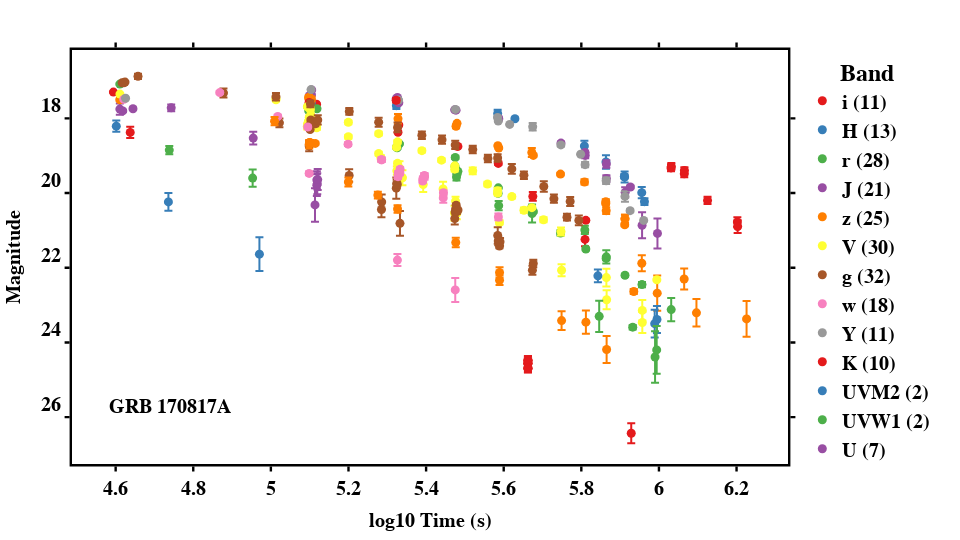
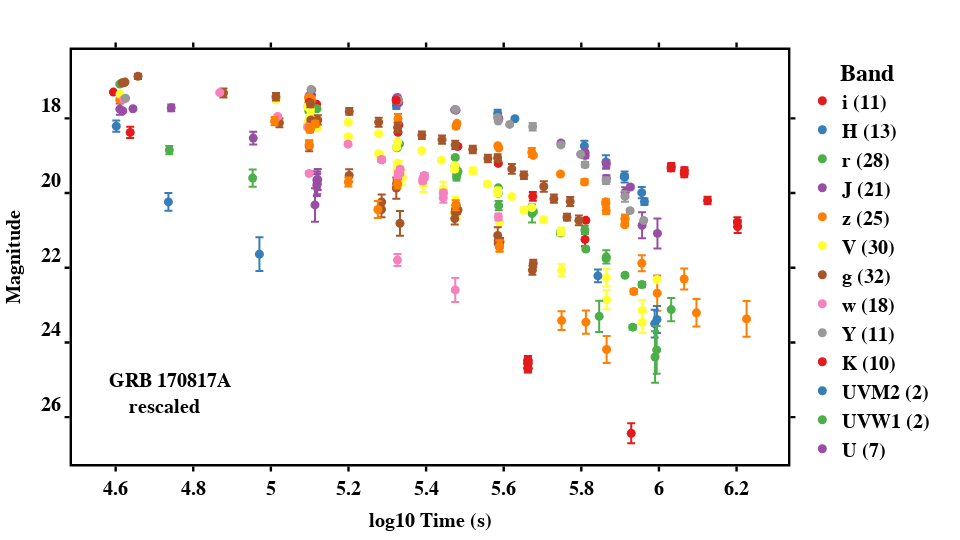

Here is the notebook cell these charts were saved with, in order:
### Code cell
# rescaling GRB

figunresc, figresc, resc_mag_df = lc.rescaleGRB()

figunresc.show()
figresc.show()

### Figure 1 — Plotly figure (JSON) as saved in the notebook; plotly's stock layout.template omitted (floating-point values rounded to 4 significant figures)
{"data": [{"error_y": {"array": [0.018, 0.03, 0.02, 0.03, 0.02, 0.047, 0.01, 0.045, 0.116, 0.183, 0.03]}, "hovertemplate": "      <b>Band<b>=i (11)<br>x=%{x}<br>y=%{y}<extra></extra>", "legendgroup": "i (11)", "marker": {"color": "rgb(228,26,28)", "size": 9, "symbol": "circle"}, "mode": "markers", "name": "<b>i (11)</b>", "orientation": "v", "showlegend": true, "type": "scatter", "x": [4.594, 5.099, 5.118, 5.328, 5.33, 5.478, 5.482, 5.586, 5.675, 5.81, 5.812], "xaxis": "x", "y": [17.3, 17.59, 17.62, 18.37, 18.18, 18.74, 18.75, 19.21, 20.09, 21.24, 20.73], "yaxis": "y"}, {"error_y": {"array": [0.15, 0.01, 0.1, 0.09, 0.01, 0.1, 0.03, 0.14, 0.18, 0.06, 0.15, 0.15, 0.09]}, "hovertemplate": "      <b>Band<b>=H (13)<br>x=%{x}<br>y=%{y}<extra></extra>", "legendgroup": "H (13)", "marker": {"color": "rgb(55,126,184)", "size": 9, "symbol": "circle"}, "mode": "markers", "name": "<b>H (13)</b>", "orientation": "v", "showlegend": true, "type": "scatter", "x": [4.602, 5.102, 5.104, 5.323, 5.325, 5.584, 5.629, 5.808, 5.863, 5.911, 5.912, 5.956, 5.963], "xaxis": "x", "y": [18.21, 17.47, 17.58, 17.66, 17.52, 17.87, 18.01, 18.74, 19.17, 19.55, 19.57, 19.99, 20.23], "yaxis": "y"}, {"error_y": {"array": [0.02, 0.02, 0.02, 0.03, 0.02, 0.018, 0.04, 0.03, 0.02, 0.01, 0.04, 0.089, 0.02, 0.01, 0.05, 0.01, 0.125, 0.03, 0.24, 0.03, 0.07, 0.11, 0.04, 0.05, 0.18, 0.04, 0.07, 0.31]}, "hovertemplate": "      <b>Band<b>=r (28)<br>x=%{x}<br>y=%{y}<extra></extra>", "legendgroup": "r (28)", "marker": {"color": "rgb(77,175,74)", "size": 9, "symbol": "circle"}, "mode": "markers", "name": "<b>r (28)</b>", "orientation": "v", "showlegend": true, "type": "scatter", "x": [4.611, 5.095, 5.098, 5.099, 5.105, 5.119, 5.324, 5.326, 5.331, 5.475, 5.475, 5.478, 5.48, 5.482, 5.585, 5.586, 5.587, 5.672, 5.673, 5.676, 5.746, 5.809, 5.812, 5.864, 5.864, 5.913, 5.956, 6.032], "xaxis": "x", "y": [17.08, 17.69, 17.8, 17.66, 17.71, 17.74, 18.77, 18.79, 18.68, 19.28, 19.05, 19.57, 19.5, 19.42, 20.01, 19.86, 20.34, 20.39, 20.55, 20.5, 21.07, 20.99, 21.5, 21.75, 21.71, 22.2, 22.45, 23.12], "yaxis": "y"}, {"error_y": {"array": [0.15, 0.03, 0.03, 0.01, 0.01, 0.01, 0.01, 0.01, 0.02, 0.01, 0.02, 0.02, 0.03, 0.04, 0.04, 0.08, 0.1, 0.09, 0.14, 0.35, 0.4]}, "hovertemplate": "      <b>Band<b>=J (21)<br>x=%{x}<br>y=%{y}<extra></extra>", "legendgroup": "J (21)", "marker": {"color": "rgb(152,78,163)", "size": 9, "symbol": "circle"}, "mode": "markers", "name": "<b>J (21)</b>", "orientation": "v", "showlegend": true, "type": "scatter", "x": [4.611, 4.618, 4.645, 5.099, 5.105, 5.105, 5.323, 5.326, 5.33, 5.474, 5.477, 5.587, 5.587, 5.748, 5.809, 5.81, 5.865, 5.865, 5.913, 5.957, 5.996], "xaxis": "x", "y": [17.75, 17.8, 17.74, 17.39, 17.37, 17.24, 17.47, 17.44, 17.58, 17.77, 17.78, 18.02, 18.0, 18.66, 18.91, 18.99, 19.22, 19.61, 19.98, 20.86, 21.08], "yaxis": "y"}, {"error_y": {"array": [0.03, 0.06, 0.06, 0.06, 0.07, 0.13, 0.05, 0.02, 0.01, 0.027, 0.12, 0.03, 0.039, 0.07, 0.03, 0.07, 0.092, 0.04, 0.11, 0.11, 0.214, 0.471, 0.28, 0.368, 0.48]}, "hovertemplate": "      <b>Band<b>=z (25)<br>x=%{x}<br>y=%{y}<extra></extra>", "legendgroup": "z (25)", "marker": {"color": "rgb(255,127,0)", "size": 9, "symbol": "circle"}, "mode": "markers", "name": "<b>z (25)</b>", "orientation": "v", "showlegend": true, "type": "scatter", "x": [4.611, 5.098, 5.098, 5.098, 5.105, 5.328, 5.477, 5.48, 5.585, 5.587, 5.672, 5.676, 5.746, 5.808, 5.863, 5.863, 5.864, 5.912, 5.912, 5.913, 5.956, 5.996, 6.065, 6.097, 6.226], "xaxis": "x", "y": [17.5, 17.45, 17.44, 17.44, 17.49, 18.01, 18.21, 18.13, 18.73, 18.79, 18.91, 18.99, 19.49, 19.7, 20.28, 20.23, 20.47, 20.85, 20.69, 20.69, 21.88, 22.68, 22.3, 23.21, 23.37], "yaxis": "y"}, {"error_y": {"array": [0.02, 0.04, 0.08, 0.05, 0.08, 0.04, 0.041, 0.04, 0.06, 0.04, 0.06, 0.1, 0.05, 0.05, 0.07, 0.11, 0.05, 0.08, 0.18, 0.12, 0.2, 0.2, 0.19, 0.2, 0.115, 0.15, 0.054, 0.158, 0.256, 0.28]}, "hovertemplate": "      <b>Band<b>=V (30)<br>x=%{x}<br>y=%{y}<extra></extra>", "legendgroup": "V (30)", "marker": {"color": "rgb(255,255,51)", "size": 9, "symbol": "circle"}, "mode": "markers", "name": "<b>V (30)</b>", "orientation": "v", "showlegend": true, "type": "scatter", "x": [4.611, 5.013, 5.094, 5.095, 5.096, 5.099, 5.103, 5.108, 5.108, 5.108, 5.118, 5.118, 5.2, 5.278, 5.284, 5.325, 5.326, 5.33, 5.331, 5.333, 5.339, 5.393, 5.444, 5.473, 5.476, 5.479, 5.589, 5.749, 5.865, 5.957], "xaxis": "x", "y": [17.35, 17.5, 18.22, 18.16, 18.13, 17.97, 17.92, 18.14, 18.16, 18.18, 18.25, 18.18, 18.49, 18.94, 19.06, 19.4, 19.2, 19.51, 19.33, 19.53, 19.59, 19.77, 19.89, 20.54, 20.21, 20.55, 20.79, 22.07, 22.86, 23.47], "yaxis": "y"}, {"error_y": {"array": [0.02, 0.04, 0.02, 0.07, 0.12, 0.12, 0.03, 0.14, 0.03, 0.03, 0.04, 0.06, 0.068, 0.124, 0.17, 0.21, 0.2, 0.282, 0.11, 0.05, 0.33, 0.16, 0.08, 0.049, 0.06, 0.01, 0.22, 0.11, 0.06, 0.104, 0.12, 0.1]}, "hovertemplate": "      <b>Band<b>=g (32)<br>x=%{x}<br>y=%{y}<extra></extra>", "legendgroup": "g (32)", "marker": {"color": "rgb(166,86,40)", "size": 9, "symbol": "circle"}, "mode": "markers", "name": "<b>g (32)</b>", "orientation": "v", "showlegend": true, "type": "scatter", "x": [4.617, 4.621, 4.624, 4.658, 4.878, 5.022, 5.098, 5.099, 5.099, 5.101, 5.103, 5.105, 5.114, 5.121, 5.202, 5.285, 5.286, 5.323, 5.324, 5.326, 5.333, 5.474, 5.475, 5.477, 5.48, 5.482, 5.585, 5.586, 5.589, 5.591, 5.674, 5.676], "xaxis": "x", "y": [17.05, 17.05, 17.03, 16.87, 17.32, 18.12, 18.21, 18.74, 18.25, 18.3, 18.04, 18.11, 18.15, 18.04, 19.53, 20.44, 20.24, 19.87, 19.74, 19.76, 20.81, 20.68, 20.48, 20.33, 20.49, 20.45, 21.13, 21.28, 21.42, 21.3, 22.06, 21.89], "yaxis": "y"}, {"error_y": {"array": [0.04, 0.04, 0.04, 0.04, 0.05, 0.06, 0.06, 0.07, 0.07, 0.06, 0.05, 0.05, 0.05, 0.07, 0.08, 0.13, 0.06, 0.09]}, "hovertemplate": "      <b>Band<b>=w (18)<br>x=%{x}<br>y=%{y}<extra></extra>", "legendgroup": "w (18)", "marker": {"color": "rgb(247,129,191)", "size": 9, "symbol": "circle"}, "mode": "markers", "name": "<b>w (18)</b>", "orientation": "v", "showlegend": true, "type": "scatter", "x": [4.621, 4.868, 5.018, 5.095, 5.199, 5.285, 5.286, 5.328, 5.328, 5.332, 5.333, 5.391, 5.392, 5.396, 5.396, 5.444, 5.445, 5.586], "xaxis": "x", "y": [17.49, 17.31, 17.95, 18.23, 18.69, 19.11, 19.11, 19.56, 19.48, 19.46, 19.36, 19.68, 19.61, 19.53, 19.56, 20.13, 19.99, 20.64], "yaxis": "y"}, {"error_y": {"array": [0.01, 0.01, 0.02, 0.01, 0.02, 0.02, 0.1, 0.04, 0.07, 0.09, 0.14]}, "hovertemplate": "      <b>Band<b>=Y (11)<br>x=%{x}<br>y=%{y}<extra></extra>", "legendgroup": "Y (11)", "marker": {"color": "rgb(153,153,153)", "size": 9, "symbol": "circle"}, "mode": "markers", "name": "<b>Y (11)</b>", "orientation": "v", "showlegend": true, "type": "scatter", "x": [4.626, 5.103, 5.329, 5.476, 5.584, 5.586, 5.675, 5.747, 5.81, 5.864, 5.912], "xaxis": "x", "y": [17.46, 17.23, 17.51, 17.76, 17.97, 18.07, 18.22, 18.71, 19.24, 19.67, 20.09], "yaxis": "y"}, {"error_y": {"array": [0.15, 0.04, 0.06, 0.09, 0.09, 0.09, 0.09, 0.1, 0.13, 0.17]}, "hovertemplate": "      <b>Band<b>=K (10)<br>x=%{x}<br>y=%{y}<extra></extra>", "legendgroup": "K (10)", "marker": {"color": "rgb(228,26,28)", "size": 9, "symbol": "circle"}, "mode": "markers", "name": "<b>K (10)</b>", "orientation": "v", "showlegend": true, "type": "scatter", "x": [4.638, 5.099, 5.323, 6.031, 6.032, 6.065, 6.066, 6.125, 6.202, 6.203], "xaxis": "x", "y": [18.38, 17.58, 17.52, 19.33, 19.29, 19.49, 19.4, 20.2, 20.78, 20.9], "yaxis": "y"}, {"error_y": {"array": [0.24, 0.45]}, "hovertemplate": "      <b>Band<b>=UVM2 (2)<br>x=%{x}<br>y=%{y}<extra></extra>", "legendgroup": "UVM2 (2)", "marker": {"color": "rgb(55,126,184)", "size": 9, "symbol": "circle"}, "mode": "markers", "name": "<b>UVM2 (2)</b>", "orientation": "v", "showlegend": true, "type": "scatter", "x": [4.736, 4.971], "xaxis": "x", "y": [20.24, 21.64], "yaxis": "y"}, {"error_y": {"array": [0.11, 0.23]}, "hovertemplate": "      <b>Band<b>=UVW1 (2)<br>x=%{x}<br>y=%{y}<extra></extra>", "legendgroup": "UVW1 (2)", "marker": {"color": "rgb(77,175,74)", "size": 9, "symbol": "circle"}, "mode": "markers", "name": "<b>UVW1 (2)</b>", "orientation": "v", "showlegend": true, "type": "scatter", "x": [4.738, 4.953], "xaxis": "x", "y": [18.85, 19.6], "yaxis": "y"}, {"error_y": {"array": [0.09, 0.17, 0.45, 0.29, 0.23, 0.28, 0.28]}, "hovertemplate": "      <b>Band<b>=U (7)<br>x=%{x}<br>y=%{y}<extra></extra>", "legendgroup": "U (7)", "marker": {"color": "rgb(152,78,163)", "size": 9, "symbol": "circle"}, "mode": "markers", "name": "<b>U (7)</b>", "orientation": "v", "showlegend": true, "type": "scatter", "x": [4.743, 4.955, 5.114, 5.118, 5.118, 5.12, 5.121], "xaxis": "x", "y": [17.72, 18.53, 20.32, 19.79, 19.65, 19.75, 19.64], "yaxis": "y"}, {"error_y": {"array": [0.11, 0.11, 0.06, 0.07, 0.037, 0.12, 0.09, 0.1, 0.126, 0.128, 0.14, 0.251, 0.31, 0.363]}, "hovertemplate": "      <b>Band<b>=B (14)<br>x=%{x}<br>y=%{y}<extra></extra>", "legendgroup": "B (14)", "marker": {"color": "rgb(255,127,0)", "size": 9, "symbol": "circle"}, "mode": "markers", "name": "<b>B (14)</b>", "orientation": "v", "showlegend": true, "type": "scatter", "x": [5.01, 5.099, 5.1, 5.1, 5.114, 5.2, 5.276, 5.326, 5.476, 5.589, 5.589, 5.749, 5.812, 5.865], "xaxis": "x", "y": [18.07, 18.69, 18.65, 18.65, 18.67, 19.7, 20.05, 20.42, 21.32, 22.34, 22.13, 23.41, 23.46, 24.19], "yaxis": "y"}, {"error_y": {"array": [0.05, 0.02, 0.05, 0.05, 0.05, 0.04, 0.05, 0.05, 0.05, 0.06, 0.01, 0.09, 0.06, 0.058, 0.08, 0.05, 0.07, 0.03, 0.07, 0.106, 0.24, 0.277]}, "hovertemplate": "      <b>Band<b>=R (22)<br>x=%{x}<br>y=%{y}<extra></extra>", "legendgroup": "R (22)", "marker": {"color": "rgb(255,255,51)", "size": 9, "symbol": "circle"}, "mode": "markers", "name": "<b>R (22)</b>", "orientation": "v", "showlegend": true, "type": "scatter", "x": [5.013, 5.094, 5.102, 5.2, 5.278, 5.324, 5.326, 5.389, 5.44, 5.474, 5.474, 5.52, 5.558, 5.584, 5.584, 5.621, 5.652, 5.673, 5.703, 5.748, 5.865, 5.957], "xaxis": "x", "y": [17.47, 17.69, 17.76, 18.1, 18.41, 18.77, 18.63, 18.86, 19.12, 19.36, 19.27, 19.4, 19.76, 20.0, 19.94, 20.09, 20.46, 20.39, 20.71, 21.03, 22.26, 23.14], "yaxis": "y"}, {"error_y": {"array": [0.1, 0.09, 0.09, 0.12, 0.13, 0.1, 0.11, 0.11, 0.1, 0.1, 0.1, 0.13, 0.1, 0.14, 0.11, 0.09, 0.12, 0.13]}, "hovertemplate": "      <b>Band<b>=I (18)<br>x=%{x}<br>y=%{y}<extra></extra>", "legendgroup": "I (18)", "marker": {"color": "rgb(166,86,40)", "size": 9, "symbol": "circle"}, "mode": "markers", "name": "<b>I (18)</b>", "orientation": "v", "showlegend": true, "type": "scatter", "x": [5.013, 5.102, 5.202, 5.278, 5.326, 5.389, 5.441, 5.475, 5.52, 5.559, 5.584, 5.621, 5.652, 5.703, 5.729, 5.763, 5.771, 5.794], "xaxis": "x", "y": [17.42, 17.61, 17.81, 18.1, 18.24, 18.45, 18.57, 18.71, 18.83, 19.07, 19.06, 19.35, 19.52, 19.82, 20.15, 20.65, 20.22, 20.73], "yaxis": "y"}, {"error_y": {"array": [0.05, 0.16, 0.32]}, "hovertemplate": "      <b>Band<b>=u (3)<br>x=%{x}<br>y=%{y}<extra></extra>", "legendgroup": "u (3)", "marker": {"color": "rgb(247,129,191)", "size": 9, "symbol": "circle"}, "mode": "markers", "name": "<b>u (3)</b>", "orientation": "v", "showlegend": true, "type": "scatter", "x": [5.099, 5.326, 5.475], "xaxis": "x", "y": [19.47, 21.79, 22.59], "yaxis": "y"}, {"error_y": {"array": [0.01, 0.01, 0.04, 0.02]}, "hovertemplate": "      <b>Band<b>=F110W (4)<br>x=%{x}<br>y=%{y}<extra></extra>", "legendgroup": "F110W (4)", "marker": {"color": "rgb(153,153,153)", "size": 9, "symbol": "circle"}, "mode": "markers", "name": "<b>F110W (4)</b>", "orientation": "v", "showlegend": true, "type": "scatter", "x": [5.615, 5.798, 5.926, 5.961], "xaxis": "x", "y": [18.16, 18.96, 20.47, 20.73], "yaxis": "y"}, {"error_y": {"array": [0.11, 0.11, 0.11, 0.11, 0.11, 0.11, 0.11, 0.11, 0.11, 0.27]}, "hovertemplate": "      <b>Band<b>=F336W (10)<br>x=%{x}<br>y=%{y}<extra></extra>", "legendgroup": "F336W (10)", "marker": {"color": "rgb(228,26,28)", "size": 9, "symbol": "circle"}, "mode": "markers", "name": "<b>F336W (10)</b>", "orientation": "v", "showlegend": true, "type": "scatter", "x": [5.662, 5.662, 5.662, 5.662, 5.662, 5.662, 5.662, 5.662, 5.662, 5.929], "xaxis": "x", "y": [24.56, 24.56, 24.56, 24.48, 24.69, 24.48, 24.69, 24.48, 24.69, 26.43], "yaxis": "y"}, {"error_y": {"array": [0.17, 0.37, 0.36]}, "hovertemplate": "      <b>Band<b>=F606W (3)<br>x=%{x}<br>y=%{y}<extra></extra>", "legendgroup": "F606W (3)", "marker": {"color": "rgb(55,126,184)", "size": 9, "symbol": "circle"}, "mode": "markers", "name": "<b>F606W (3)</b>", "orientation": "v", "showlegend": true, "type": "scatter", "x": [5.843, 5.989, 5.995], "xaxis": "x", "y": [22.22, 23.5, 23.39], "yaxis": "y"}, {"error_y": {"array": [0.42, 0.06, 0.69, 0.64]}, "hovertemplate": "      <b>Band<b>=F475W (4)<br>x=%{x}<br>y=%{y}<extra></extra>", "legendgroup": "F475W (4)", "marker": {"color": "rgb(77,175,74)", "size": 9, "symbol": "circle"}, "mode": "markers", "name": "<b>F475W (4)</b>", "orientation": "v", "showlegend": true, "type": "scatter", "x": [5.846, 5.932, 5.99, 5.994], "xaxis": "x", "y": [23.3, 23.59, 24.39, 24.2], "yaxis": "y"}, {"error_y": {"array": [0.04]}, "hovertemplate": "      <b>Band<b>=F160W (1)<br>x=%{x}<br>y=%{y}<extra></extra>", "legendgroup": "F160W (1)", "marker": {"color": "rgb(152,78,163)", "size": 9, "symbol": "circle"}, "mode": "markers", "name": "<b>F160W (1)</b>", "orientation": "v", "showlegend": true, "type": "scatter", "x": [5.926], "xaxis": "x", "y": [19.84], "yaxis": "y"}, {"error_y": {"array": [0.07]}, "hovertemplate": "      <b>Band<b>=F625W (1)<br>x=%{x}<br>y=%{y}<extra></extra>", "legendgroup": "F625W (1)", "marker": {"color": "rgb(255,127,0)", "size": 9, "symbol": "circle"}, "mode": "markers", "name": "<b>F625W (1)</b>", "orientation": "v", "showlegend": true, "type": "scatter", "x": [5.935], "xaxis": "x", "y": [22.64], "yaxis": "y"}, {"error_y": {"array": [0.02]}, "hovertemplate": "      <b>Band<b>=F814W (1)<br>x=%{x}<br>y=%{y}<extra></extra>", "legendgroup": "F814W (1)", "marker": {"color": "rgb(255,255,51)", "size": 9, "symbol": "circle"}, "mode": "markers", "name": "<b>F814W (1)</b>", "orientation": "v", "showlegend": true, "type": "scatter", "x": [5.995], "xaxis": "x", "y": [22.32], "yaxis": "y"}], "layout": {"annotations": [{"align": "left", "font": {"color": "black", "family": "arial", "size": 20}, "showarrow": false, "text": "<b>GRB 170817A</b>", "x": 0.05, "xanchor": "left", "xref": "paper", "xshift": -1, "y": 0.12, "yanchor": "bottom", "yref": "paper", "yshift": -5}], "height": 540, "legend": {"font": {"color": "black", "family": "arial", "size": 20}, "title": {"text": "      <b>Band<b>"}, "tracegroupgap": 0}, "margin": {"b": 40, "l": 40, "r": 40, "t": 50}, "plot_bgcolor": "white", "width": 960, "xaxis": {"anchor": "y", "domain": [0, 1], "linecolor": "black", "linewidth": 2.4, "mirror": "allticks", "showgrid": false, "showline": true, "showticklabels": true, "tickcolor": "black", "tickfont": {"color": "black", "family": "arial", "size": 20}, "tickprefix": "<b>", "ticks": "outside", "ticksuffix": "</b><br>", "tickwidth": 2.4, "title": {"font": {"color": "black", "family": "arial", "size": 20}, "text": "<b>log10 Time (s)<b>"}}, "yaxis": {"anchor": "x", "autorange": "reversed", "domain": [0, 1], "linecolor": "black", "linewidth": 2.4, "mirror": "allticks", "showgrid": false, "showline": true, "showticklabels": true, "tickcolor": "black", "tickfont": {"color": "black", "family": "arial", "size": 20}, "tickprefix": "<b>", "ticks": "outside", "ticksuffix": "</b><br>", "tickwidth": 2.4, "title": {"font": {"color": "black", "family": "arial", "size": 20}, "text": "<b>Magnitude<b>"}}}}

### Figure 2 — Plotly figure (JSON) as saved in the notebook; plotly's stock layout.template omitted (floating-point values rounded to 4 significant figures)
{"data": [{"error_y": {"array": [0.018, 0.03, 0.02, 0.03, 0.02, 0.047, 0.01, 0.045, 0.116, 0.183, 0.03]}, "hovertemplate": "      <b>Band<b>=i (11)<br>x=%{x}<br>y=%{y}<extra></extra>", "legendgroup": "i (11)", "marker": {"color": "rgb(228,26,28)", "size": 9, "symbol": "circle"}, "mode": "markers", "name": "<b>i (11)</b>", "orientation": "h", "showlegend": true, "type": "scatter", "x": [4.594, 5.099, 5.118, 5.328, 5.33, 5.478, 5.482, 5.586, 5.675, 5.81, 5.812], "xaxis": "x", "y": [17.3, 17.59, 17.62, 18.37, 18.18, 18.74, 18.75, 19.21, 20.09, 21.24, 20.73], "yaxis": "y"}, {"error_y": {"array": [0.15, 0.01, 0.1, 0.09, 0.01, 0.1, 0.03, 0.14, 0.18, 0.06, 0.15, 0.15, 0.09]}, "hovertemplate": "      <b>Band<b>=H (13)<br>x=%{x}<br>y=%{y}<extra></extra>", "legendgroup": "H (13)", "marker": {"color": "rgb(55,126,184)", "size": 9, "symbol": "circle"}, "mode": "markers", "name": "<b>H (13)</b>", "orientation": "h", "showlegend": true, "type": "scatter", "x": [4.602, 5.102, 5.104, 5.323, 5.325, 5.584, 5.629, 5.808, 5.863, 5.911, 5.912, 5.956, 5.963], "xaxis": "x", "y": [18.21, 17.47, 17.58, 17.66, 17.52, 17.87, 18.01, 18.74, 19.17, 19.55, 19.57, 19.99, 20.23], "yaxis": "y"}, {"error_y": {"array": [0.02, 0.02, 0.02, 0.03, 0.02, 0.018, 0.04, 0.03, 0.02, 0.01, 0.04, 0.089, 0.02, 0.01, 0.05, 0.01, 0.125, 0.03, 0.24, 0.03, 0.07, 0.11, 0.04, 0.05, 0.18, 0.04, 0.07, 0.31]}, "hovertemplate": "      <b>Band<b>=r (28)<br>x=%{x}<br>y=%{y}<extra></extra>", "legendgroup": "r (28)", "marker": {"color": "rgb(77,175,74)", "size": 9, "symbol": "circle"}, "mode": "markers", "name": "<b>r (28)</b>", "orientation": "h", "showlegend": true, "type": "scatter", "x": [4.611, 5.095, 5.098, 5.099, 5.105, 5.119, 5.324, 5.326, 5.331, 5.475, 5.475, 5.478, 5.48, 5.482, 5.585, 5.586, 5.587, 5.672, 5.673, 5.676, 5.746, 5.809, 5.812, 5.864, 5.864, 5.913, 5.956, 6.032], "xaxis": "x", "y": [17.08, 17.69, 17.8, 17.66, 17.71, 17.74, 18.77, 18.79, 18.68, 19.28, 19.05, 19.57, 19.5, 19.42, 20.01, 19.86, 20.34, 20.39, 20.55, 20.5, 21.07, 20.99, 21.5, 21.75, 21.71, 22.2, 22.45, 23.12], "yaxis": "y"}, {"error_y": {"array": [0.15, 0.03, 0.03, 0.01, 0.01, 0.01, 0.01, 0.01, 0.02, 0.01, 0.02, 0.02, 0.03, 0.04, 0.04, 0.08, 0.1, 0.09, 0.14, 0.35, 0.4]}, "hovertemplate": "      <b>Band<b>=J (21)<br>x=%{x}<br>y=%{y}<extra></extra>", "legendgroup": "J (21)", "marker": {"color": "rgb(152,78,163)", "size": 9, "symbol": "circle"}, "mode": "markers", "name": "<b>J (21)</b>", "orientation": "h", "showlegend": true, "type": "scatter", "x": [4.611, 4.618, 4.645, 5.099, 5.105, 5.105, 5.323, 5.326, 5.33, 5.474, 5.477, 5.587, 5.587, 5.748, 5.809, 5.81, 5.865, 5.865, 5.913, 5.957, 5.996], "xaxis": "x", "y": [17.75, 17.8, 17.74, 17.39, 17.37, 17.24, 17.47, 17.44, 17.58, 17.77, 17.78, 18.02, 18.0, 18.66, 18.91, 18.99, 19.22, 19.61, 19.98, 20.86, 21.08], "yaxis": "y"}, {"error_y": {"array": [0.03, 0.06, 0.06, 0.06, 0.07, 0.13, 0.05, 0.02, 0.01, 0.027, 0.12, 0.03, 0.039, 0.07, 0.03, 0.07, 0.092, 0.04, 0.11, 0.11, 0.214, 0.471, 0.28, 0.368, 0.48]}, "hovertemplate": "      <b>Band<b>=z (25)<br>x=%{x}<br>y=%{y}<extra></extra>", "legendgroup": "z (25)", "marker": {"color": "rgb(255,127,0)", "size": 9, "symbol": "circle"}, "mode": "markers", "name": "<b>z (25)</b>", "orientation": "h", "showlegend": true, "type": "scatter", "x": [4.611, 5.098, 5.098, 5.098, 5.105, 5.328, 5.477, 5.48, 5.585, 5.587, 5.672, 5.676, 5.746, 5.808, 5.863, 5.863, 5.864, 5.912, 5.912, 5.913, 5.956, 5.996, 6.065, 6.097, 6.226], "xaxis": "x", "y": [17.5, 17.45, 17.44, 17.44, 17.49, 18.01, 18.21, 18.13, 18.73, 18.79, 18.91, 18.99, 19.49, 19.7, 20.28, 20.23, 20.47, 20.85, 20.69, 20.69, 21.88, 22.68, 22.3, 23.21, 23.37], "yaxis": "y"}, {"error_y": {"array": [0.02, 0.04, 0.08, 0.05, 0.08, 0.04, 0.041, 0.04, 0.06, 0.04, 0.06, 0.1, 0.05, 0.05, 0.07, 0.11, 0.05, 0.08, 0.18, 0.12, 0.2, 0.2, 0.19, 0.2, 0.115, 0.15, 0.054, 0.158, 0.256, 0.28]}, "hovertemplate": "      <b>Band<b>=V (30)<br>x=%{x}<br>y=%{y}<extra></extra>", "legendgroup": "V (30)", "marker": {"color": "rgb(255,255,51)", "size": 9, "symbol": "circle"}, "mode": "markers", "name": "<b>V (30)</b>", "orientation": "h", "showlegend": true, "type": "scatter", "x": [4.611, 5.013, 5.094, 5.095, 5.096, 5.099, 5.103, 5.108, 5.108, 5.108, 5.118, 5.118, 5.2, 5.278, 5.284, 5.325, 5.326, 5.33, 5.331, 5.333, 5.339, 5.393, 5.444, 5.473, 5.476, 5.479, 5.589, 5.749, 5.865, 5.957], "xaxis": "x", "y": [17.35, 17.5, 18.22, 18.16, 18.13, 17.97, 17.92, 18.14, 18.16, 18.18, 18.25, 18.18, 18.49, 18.94, 19.06, 19.4, 19.2, 19.51, 19.33, 19.53, 19.59, 19.77, 19.89, 20.54, 20.21, 20.55, 20.79, 22.07, 22.86, 23.47], "yaxis": "y"}, {"error_y": {"array": [0.02, 0.04, 0.02, 0.07, 0.12, 0.12, 0.03, 0.14, 0.03, 0.03, 0.04, 0.06, 0.068, 0.124, 0.17, 0.21, 0.2, 0.282, 0.11, 0.05, 0.33, 0.16, 0.08, 0.049, 0.06, 0.01, 0.22, 0.11, 0.06, 0.104, 0.12, 0.1]}, "hovertemplate": "      <b>Band<b>=g (32)<br>x=%{x}<br>y=%{y}<extra></extra>", "legendgroup": "g (32)", "marker": {"color": "rgb(166,86,40)", "size": 9, "symbol": "circle"}, "mode": "markers", "name": "<b>g (32)</b>", "orientation": "h", "showlegend": true, "type": "scatter", "x": [4.617, 4.621, 4.624, 4.658, 4.878, 5.022, 5.098, 5.099, 5.099, 5.101, 5.103, 5.105, 5.114, 5.121, 5.202, 5.285, 5.286, 5.323, 5.324, 5.326, 5.333, 5.474, 5.475, 5.477, 5.48, 5.482, 5.585, 5.586, 5.589, 5.591, 5.674, 5.676], "xaxis": "x", "y": [17.05, 17.05, 17.03, 16.87, 17.32, 18.12, 18.21, 18.74, 18.25, 18.3, 18.04, 18.11, 18.15, 18.04, 19.53, 20.44, 20.24, 19.87, 19.74, 19.76, 20.81, 20.68, 20.48, 20.33, 20.49, 20.45, 21.13, 21.28, 21.42, 21.3, 22.06, 21.89], "yaxis": "y"}, {"error_y": {"array": [0.04, 0.04, 0.04, 0.04, 0.05, 0.06, 0.06, 0.07, 0.07, 0.06, 0.05, 0.05, 0.05, 0.07, 0.08, 0.13, 0.06, 0.09]}, "hovertemplate": "      <b>Band<b>=w (18)<br>x=%{x}<br>y=%{y}<extra></extra>", "legendgroup": "w (18)", "marker": {"color": "rgb(247,129,191)", "size": 9, "symbol": "circle"}, "mode": "markers", "name": "<b>w (18)</b>", "orientation": "h", "showlegend": true, "type": "scatter", "x": [4.621, 4.868, 5.018, 5.095, 5.199, 5.285, 5.286, 5.328, 5.328, 5.332, 5.333, 5.391, 5.392, 5.396, 5.396, 5.444, 5.445, 5.586], "xaxis": "x", "y": [17.49, 17.31, 17.95, 18.23, 18.69, 19.11, 19.11, 19.56, 19.48, 19.46, 19.36, 19.68, 19.61, 19.53, 19.56, 20.13, 19.99, 20.64], "yaxis": "y"}, {"error_y": {"array": [0.01, 0.01, 0.02, 0.01, 0.02, 0.02, 0.1, 0.04, 0.07, 0.09, 0.14]}, "hovertemplate": "      <b>Band<b>=Y (11)<br>x=%{x}<br>y=%{y}<extra></extra>", "legendgroup": "Y (11)", "marker": {"color": "rgb(153,153,153)", "size": 9, "symbol": "circle"}, "mode": "markers", "name": "<b>Y (11)</b>", "orientation": "h", "showlegend": true, "type": "scatter", "x": [4.626, 5.103, 5.329, 5.476, 5.584, 5.586, 5.675, 5.747, 5.81, 5.864, 5.912], "xaxis": "x", "y": [17.46, 17.23, 17.51, 17.76, 17.97, 18.07, 18.22, 18.71, 19.24, 19.67, 20.09], "yaxis": "y"}, {"error_y": {"array": [0.15, 0.04, 0.06, 0.09, 0.09, 0.09, 0.09, 0.1, 0.13, 0.17]}, "hovertemplate": "      <b>Band<b>=K (10)<br>x=%{x}<br>y=%{y}<extra></extra>", "legendgroup": "K (10)", "marker": {"color": "rgb(228,26,28)", "size": 9, "symbol": "circle"}, "mode": "markers", "name": "<b>K (10)</b>", "orientation": "h", "showlegend": true, "type": "scatter", "x": [4.638, 5.099, 5.323, 6.031, 6.032, 6.065, 6.066, 6.125, 6.202, 6.203], "xaxis": "x", "y": [18.38, 17.58, 17.52, 19.33, 19.29, 19.49, 19.4, 20.2, 20.78, 20.9], "yaxis": "y"}, {"error_y": {"array": [0.24, 0.45]}, "hovertemplate": "      <b>Band<b>=UVM2 (2)<br>x=%{x}<br>y=%{y}<extra></extra>", "legendgroup": "UVM2 (2)", "marker": {"color": "rgb(55,126,184)", "size": 9, "symbol": "circle"}, "mode": "markers", "name": "<b>UVM2 (2)</b>", "orientation": "h", "showlegend": true, "type": "scatter", "x": [4.736, 4.971], "xaxis": "x", "y": [20.24, 21.64], "yaxis": "y"}, {"error_y": {"array": [0.11, 0.23]}, "hovertemplate": "      <b>Band<b>=UVW1 (2)<br>x=%{x}<br>y=%{y}<extra></extra>", "legendgroup": "UVW1 (2)", "marker": {"color": "rgb(77,175,74)", "size": 9, "symbol": "circle"}, "mode": "markers", "name": "<b>UVW1 (2)</b>", "orientation": "h", "showlegend": true, "type": "scatter", "x": [4.738, 4.953], "xaxis": "x", "y": [18.85, 19.6], "yaxis": "y"}, {"error_y": {"array": [0.09, 0.17, 0.45, 0.29, 0.23, 0.28, 0.28]}, "hovertemplate": "      <b>Band<b>=U (7)<br>x=%{x}<br>y=%{y}<extra></extra>", "legendgroup": "U (7)", "marker": {"color": "rgb(152,78,163)", "size": 9, "symbol": "circle"}, "mode": "markers", "name": "<b>U (7)</b>", "orientation": "h", "showlegend": true, "type": "scatter", "x": [4.743, 4.955, 5.114, 5.118, 5.118, 5.12, 5.121], "xaxis": "x", "y": [17.72, 18.53, 20.32, 19.79, 19.65, 19.75, 19.64], "yaxis": "y"}, {"error_y": {"array": [0.11, 0.11, 0.06708, 0.07616, 0.07741, 0.12, 0.2285, 0.1118, 0.1352, 0.1414, 0.1523, 0.251, 0.31, 0.363]}, "hovertemplate": "      <b>Band<b>=B (14)<br>x=%{x}<br>y=%{y}<extra></extra>", "legendgroup": "B (14)", "marker": {"color": "rgb(255,127,0)", "size": 9, "symbol": "circle"}, "mode": "markers", "name": "<b>B (14)</b>", "orientation": "h", "showlegend": true, "type": "scatter", "x": [5.01, 5.099, 5.1, 5.1, 5.114, 5.2, 5.276, 5.326, 5.476, 5.589, 5.589, 5.749, 5.812, 5.865], "xaxis": "x", "y": [18.07, 18.69, 18.25, 18.3, 18.15, 19.7, 20.44, 19.76, 20.33, 21.42, 21.42, 23.41, 23.46, 24.19], "yaxis": "y"}, {"error_y": {"array": [0.05, 0.02, 0.05, 0.05, 0.05, 0.04, 0.05, 0.05, 0.05, 0.06, 0.01, 0.09, 0.06, 0.058, 0.08, 0.05, 0.07, 0.03, 0.07, 0.106, 0.24, 0.277]}, "hovertemplate": "      <b>Band<b>=R (22)<br>x=%{x}<br>y=%{y}<extra></extra>", "legendgroup": "R (22)", "marker": {"color": "rgb(255,255,51)", "size": 9, "symbol": "circle"}, "mode": "markers", "name": "<b>R (22)</b>", "orientation": "h", "showlegend": true, "type": "scatter", "x": [5.013, 5.094, 5.102, 5.2, 5.278, 5.324, 5.326, 5.389, 5.44, 5.474, 5.474, 5.52, 5.558, 5.584, 5.584, 5.621, 5.652, 5.673, 5.703, 5.748, 5.865, 5.957], "xaxis": "x", "y": [17.47, 17.69, 17.76, 18.1, 18.41, 18.77, 18.63, 18.86, 19.12, 19.36, 19.27, 19.4, 19.76, 20.0, 19.94, 20.09, 20.46, 20.39, 20.71, 21.03, 22.26, 23.14], "yaxis": "y"}, {"error_y": {"array": [0.1, 0.09, 0.09, 0.12, 0.13, 0.1, 0.11, 0.11, 0.1, 0.1, 0.1, 0.13, 0.1, 0.14, 0.11, 0.09, 0.12, 0.13]}, "hovertemplate": "      <b>Band<b>=I (18)<br>x=%{x}<br>y=%{y}<extra></extra>", "legendgroup": "I (18)", "marker": {"color": "rgb(166,86,40)", "size": 9, "symbol": "circle"}, "mode": "markers", "name": "<b>I (18)</b>", "orientation": "h", "showlegend": true, "type": "scatter", "x": [5.013, 5.102, 5.202, 5.278, 5.326, 5.389, 5.441, 5.475, 5.52, 5.559, 5.584, 5.621, 5.652, 5.703, 5.729, 5.763, 5.771, 5.794], "xaxis": "x", "y": [17.42, 17.61, 17.81, 18.1, 18.24, 18.45, 18.57, 18.71, 18.83, 19.07, 19.06, 19.35, 19.52, 19.82, 20.15, 20.65, 20.22, 20.73], "yaxis": "y"}, {"error_y": {"array": [0.05, 0.16, 0.32]}, "hovertemplate": "      <b>Band<b>=u (3)<br>x=%{x}<br>y=%{y}<extra></extra>", "legendgroup": "u (3)", "marker": {"color": "rgb(247,129,191)", "size": 9, "symbol": "circle"}, "mode": "markers", "name": "<b>u (3)</b>", "orientation": "h", "showlegend": true, "type": "scatter", "x": [5.099, 5.326, 5.475], "xaxis": "x", "y": [19.47, 21.79, 22.59], "yaxis": "y"}, {"error_y": {"array": [0.01, 0.01, 0.04, 0.02]}, "hovertemplate": "      <b>Band<b>=F110W (4)<br>x=%{x}<br>y=%{y}<extra></extra>", "legendgroup": "F110W (4)", "marker": {"color": "rgb(153,153,153)", "size": 9, "symbol": "circle"}, "mode": "markers", "name": "<b>F110W (4)</b>", "orientation": "h", "showlegend": true, "type": "scatter", "x": [5.615, 5.798, 5.926, 5.961], "xaxis": "x", "y": [18.16, 18.96, 20.47, 20.73], "yaxis": "y"}, {"error_y": {"array": [0.11, 0.11, 0.11, 0.11, 0.11, 0.11, 0.11, 0.11, 0.11, 0.27]}, "hovertemplate": "      <b>Band<b>=F336W (10)<br>x=%{x}<br>y=%{y}<extra></extra>", "legendgroup": "F336W (10)", "marker": {"color": "rgb(228,26,28)", "size": 9, "symbol": "circle"}, "mode": "markers", "name": "<b>F336W (10)</b>", "orientation": "h", "showlegend": true, "type": "scatter", "x": [5.662, 5.662, 5.662, 5.662, 5.662, 5.662, 5.662, 5.662, 5.662, 5.929], "xaxis": "x", "y": [24.56, 24.56, 24.56, 24.48, 24.69, 24.48, 24.69, 24.48, 24.69, 26.43], "yaxis": "y"}, {"error_y": {"array": [0.17, 0.37, 0.36]}, "hovertemplate": "      <b>Band<b>=F606W (3)<br>x=%{x}<br>y=%{y}<extra></extra>", "legendgroup": "F606W (3)", "marker": {"color": "rgb(55,126,184)", "size": 9, "symbol": "circle"}, "mode": "markers", "name": "<b>F606W (3)</b>", "orientation": "h", "showlegend": true, "type": "scatter", "x": [5.843, 5.989, 5.995], "xaxis": "x", "y": [22.22, 23.5, 23.39], "yaxis": "y"}, {"error_y": {"array": [0.42, 0.06, 0.69, 0.64]}, "hovertemplate": "      <b>Band<b>=F475W (4)<br>x=%{x}<br>y=%{y}<extra></extra>", "legendgroup": "F475W (4)", "marker": {"color": "rgb(77,175,74)", "size": 9, "symbol": "circle"}, "mode": "markers", "name": "<b>F475W (4)</b>", "orientation": "h", "showlegend": true, "type": "scatter", "x": [5.846, 5.932, 5.99, 5.994], "xaxis": "x", "y": [23.3, 23.59, 24.39, 24.2], "yaxis": "y"}, {"error_y": {"array": [0.04]}, "hovertemplate": "      <b>Band<b>=F160W (1)<br>x=%{x}<br>y=%{y}<extra></extra>", "legendgroup": "F160W (1)", "marker": {"color": "rgb(152,78,163)", "size": 9, "symbol": "circle"}, "mode": "markers", "name": "<b>F160W (1)</b>", "orientation": "h", "showlegend": true, "type": "scatter", "x": [5.926], "xaxis": "x", "y": [19.84], "yaxis": "y"}, {"error_y": {"array": [0.07]}, "hovertemplate": "      <b>Band<b>=F625W (1)<br>x=%{x}<br>y=%{y}<extra></extra>", "legendgroup": "F625W (1)", "marker": {"color": "rgb(255,127,0)", "size": 9, "symbol": "circle"}, "mode": "markers", "name": "<b>F625W (1)</b>", "orientation": "h", "showlegend": true, "type": "scatter", "x": [5.935], "xaxis": "x", "y": [22.64], "yaxis": "y"}, {"error_y": {"array": [0.02]}, "hovertemplate": "      <b>Band<b>=F814W (1)<br>x=%{x}<br>y=%{y}<extra></extra>", "legendgroup": "F814W (1)", "marker": {"color": "rgb(255,255,51)", "size": 9, "symbol": "circle"}, "mode": "markers", "name": "<b>F814W (1)</b>", "orientation": "h", "showlegend": true, "type": "scatter", "x": [5.995], "xaxis": "x", "y": [22.32], "yaxis": "y"}], "layout": {"annotations": [{"align": "left", "font": {"color": "black", "family": "arial", "size": 20}, "showarrow": false, "text": "<b>GRB 170817A<br>    rescaled</b>", "x": 0.05, "xanchor": "left", "xref": "paper", "xshift": -1, "y": 0.12, "yanchor": "bottom", "yref": "paper", "yshift": -5}], "height": 540, "legend": {"font": {"color": "black", "family": "arial", "size": 20}, "title": {"text": "      <b>Band<b>"}, "tracegroupgap": 0}, "margin": {"b": 40, "l": 40, "r": 40, "t": 50}, "plot_bgcolor": "white", "width": 960, "xaxis": {"anchor": "y", "domain": [0, 1], "linecolor": "black", "linewidth": 2.4, "mirror": "allticks", "showgrid": false, "showline": true, "showticklabels": true, "tickcolor": "black", "tickfont": {"color": "black", "family": "arial", "size": 20}, "tickprefix": "<b>", "ticks": "outside", "ticksuffix": "</b><br>", "tickwidth": 2.4, "title": {"font": {"color": "black", "family": "arial", "size": 20}, "text": "<b>log10 Time (s)<b>"}}, "yaxis": {"anchor": "x", "autorange": "reversed", "domain": [0, 1], "linecolor": "black", "linewidth": 2.4, "mirror": "allticks", "showgrid": false, "showline": true, "showticklabels": true, "tickcolor": "black", "tickfont": {"color": "black", "family": "arial", "size": 20}, "tickprefix": "<b>", "ticks": "outside", "ticksuffix": "</b><br>", "tickwidth": 2.4, "title": {"font": {"color": "black", "family": "arial", "size": 20}, "text": "<b>Magnitude<b>"}}}}
